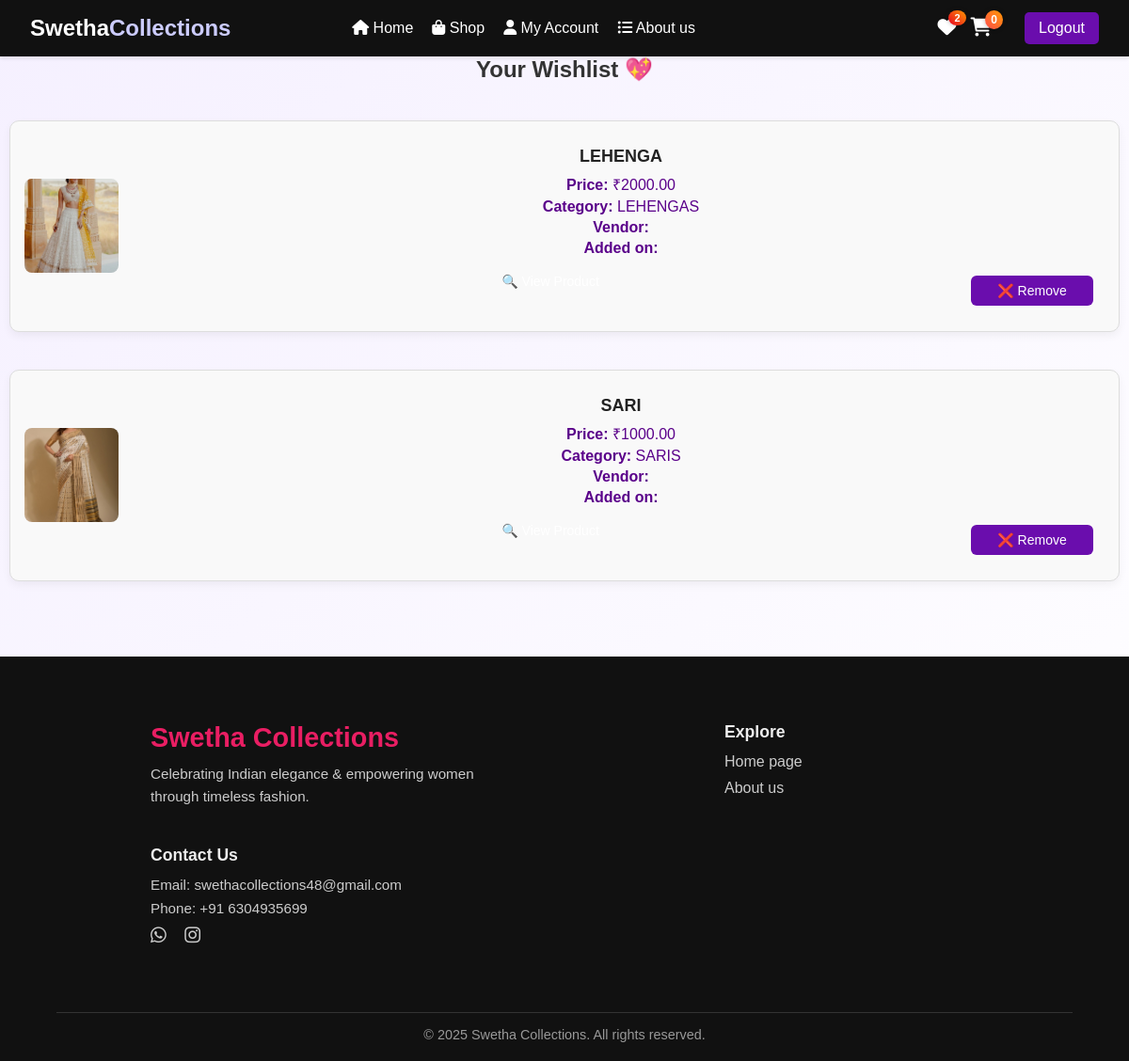
Screenshot of /wishlist/ (signed in) with the database file from the repository.
### store/models.py (models this page shows, shortened)
class Wishlist(models.Model):
    user = models.ForeignKey(User, on_delete=models.CASCADE)
    product = models.ForeignKey(Product, on_delete=models.CASCADE)
    added_at = models.DateTimeField(auto_now_add=True)
    class Meta:
        unique_together = ('user', 'product')

class Product(models.Model):
    name = models.CharField(max_length=100)
    image = models.FileField(upload_to="images/", blank=True, null=True, default="images/product.jpg")
    description = CKEditor5Field('Text', config_name='extends')
    category = models.ForeignKey(Category, on_delete=models.SET_NULL, null=True, blank=True)
    price = models.DecimalField(max_digits=12, decimal_places=2, default=0.00, null=True, blank=True)
    regular_price = models.DecimalField(max_digits=12, decimal_places=2, default=0.00, null=True, blank=True)
    stock = models.PositiveIntegerField(default=0, null=True, blank=True)
    shipping = models.DecimalField(max_digits=12, decimal_places=2, default=0.00, null=True, blank=True)
    status = models.CharField(choices=[("Published", "Published"), ("Draft", "Draft")], max_length=50, default="Published")
    feature = models.BooleanField(default=False, verbose_name="Marketplace Featured")
    sku = ShortUUIDField(unique=True, length=5, max_length=50, prefix="SKU", alphabet="1234567890")
    slug = models.SlugField(null=True, blank=True)
    date = models.DateTimeField(default=timezone.now)

class Category(models.Model):
    title = models.CharField(max_length=100)
    image = models.ImageField(upload_to="images/", null=True, blank=True)
    slug = models.SlugField(unique=True)
    cid = models.SlugField(max_length=255, unique=True)
    class Meta:
        verbose_name_plural = "Categories"  # Fixed Typo
        ordering = ['title']

### store/views.py (the view)
# urls.py: path('wishlist/', views.wishlist_view, name='wishlist'),
@login_required
def wishlist_view(request):
    items = Wishlist.objects.filter(user=request.user).select_related('product')
    return render(request, "store/wishlist.html", {"wishlist_items": items})

### store/context_processors.py (called while the page is built)
def wishlist_count(request):
    if request.user.is_authenticated:
        count = Wishlist.objects.filter(user=request.user).count()
    else:
        count = 0
    return {'wishlist_count': count}

### templates/store/wishlist.html (shortened to what this page needs)
{% extends 'store/base.html' %}
{% load static %}
{% block content %}
<link rel="stylesheet" href="{% static 'wishlist.css' %}">
<h2 class="wishlist-title">Your Wishlist 💖</h2>
{% if wishlist_items %}
  <div class="wishlist-grid">
    {% for item in wishlist_items %}
      <div class="wishlist-item">
        <img src="{{ item.product.image.url }}" alt="{{ item.product.name }}" class="wishlist-image">
        <div class="wishlist-details">
          <h4>{{ item.product.name }}</h4>
          <p><strong>Price:</strong> ₹{{ item.product.price }}</p>
          <p><strong>Category:</strong> {{ item.product.category.title }}</p>
          <p><strong>Vendor:</strong> {{ item.product.vendor.name }}</p>
          <p><strong>Added on:</strong> {{ item.added_date|date:"M d, Y" }}</p>
          <div class="wishlist-actions">
            <a href="{% url 'store:product_detail' item.product.slug %}" class="btn btn-sm btn-outline-primary">🔍 View Product</a>
            <form action="{% url 'store:remove_from_wishlist' item.product.id %}" method="POST" style="display:inline">
              <button type="submit" class="btn btn-sm btn-danger">❌ Remove</button>
            </form>
          </div>
        </div>
      </div>
    {% endfor %}
  </div>
{% else %}
  <p class="wishlist-empty">No items in your wishlist 💔</p>
{% endif %}
{% endblock %}

### static/index.css (style rules this page uses)
* { margin: 0; padding: 0; box-sizing: border-box; font-family: 'Arial', sans-serif; }
body { color: #000; height: 100%; }

### static/login.css (style rules this page uses)
body, html { margin: 0; padding: 0; font-family: 'Segoe UI', sans-serif; background-size: cover; min-height: 100vh; }
button[type="submit"] { width: 100%; padding: 10px; background-color: #6a0dad; color: white; font-size: 15px; font-weight: 600; border: none; border-radius: 6px; cursor: pointer; }

### static/order-success.css (style rules this page uses)
:root { --primary: #6a0dad; --primary-600: #5c0c95; --surface: #ffffff; --bg: #f5f7fb; --text: #0f172a; --muted: #475569; --border: #e5e7eb; --success: #16a34a; --shadow: 0 12px 32px rgba(17, 24, 39, 0.08); }
body { background: var(--bg); color: var(--text); font-family: ui-sans-serif, system-ui, -apple-system, "Segoe UI", Roboto, "Helvetica Neue", Arial, "Noto Sans", "Apple Color Emoji", "Segoe UI Emoji"; -webkit-font-smoothing: antialiased; -moz-osx-font-smoothing: grayscale; }

### static/wishlist.css (style rules this page uses)
.wishlist-title { text-align: center; margin-bottom: 20px; font-size: 24px; color: #333; }
.wishlist-grid { display: flex; flex-direction: column; gap: 20px; padding: 10px; }
.wishlist-item { display: flex; align-items: center; gap: 20px; border: 1px solid #ddd; border-radius: 10px; padding: 15px; background-color: #f9f9f9; box-shadow: 0 4px 10px rgba(0,0,0,0.05); }
.wishlist-image { width: 100px; height: 100px; object-fit: cover; border-radius: 8px; }
.wishlist-details { flex: 1; }
.wishlist-details h4 { margin: 0 0 8px; font-size: 18px; color: #222; }
.wishlist-actions .btn { margin-right: 10px; }

### static/product_details.css (style rules this page uses)
body { font-family: 'Segoe UI', sans-serif; margin: 0; padding: 0; background: #f4f4f9; }

### static/account.css (style rules this page uses)
* { box-sizing: border-box; margin: 0; padding: 0; }
body { font-family: 'Segoe UI', sans-serif; background-color: #f7f7f7; }
.wishlist-grid { padding: 0; margin: 0; }
.wishlist-item { margin: 10px 0; padding: 15px; display: flex; align-items: center; gap: 15px; background: #fff; border: 1px solid #eee; border-radius: 8px; overflow: hidden; transition: box-shadow 0.3s ease, transform 0.2s ease; text-align: center; }
.wishlist-image { width: 120px; height: 160px; object-fit: cover; border-radius: 8px; }
.wishlist-details { padding: 12px; flex-grow: 1; }
.wishlist-details h4 { font-size: 20px; font-weight: 700; margin-bottom: 5px; color: #111; }
.wishlist-details p { font-size: 16px; margin: 4px 0; color: #5a008a; font-weight: 500; }
.wishlist-actions { display: flex; gap: 10px; margin-top: 10px; justify-content: center; }
.wishlist-actions .btn { flex: 1; font-size: 14px; padding: 8px 0; border-radius: 6px; color: white; font-weight: 500; text-decoration: none; text-align: center; transition: background-color 0.3s ease; display: inline-block; min-width: 120px; }
#get-location-btn, button[type="submit"] { display: inline-block; margin-top: 10px; padding: 8px 12px; font-size: 14px; border: none; border-radius: 6px; background-color: #6a0dad; color: white; cursor: pointer; }

### rows the page displays
Wishlist: product.image (picture), product.name "LEHENGA", product.price "2000.00", product.category "LEHENGAS"
Wishlist: product.image (picture), product.name "SARI", product.price "1000.00", product.category "SARIS"

### other values shown
{{ wishlist_count|default:0 }} "2"
{{ total_qty }} "0"
